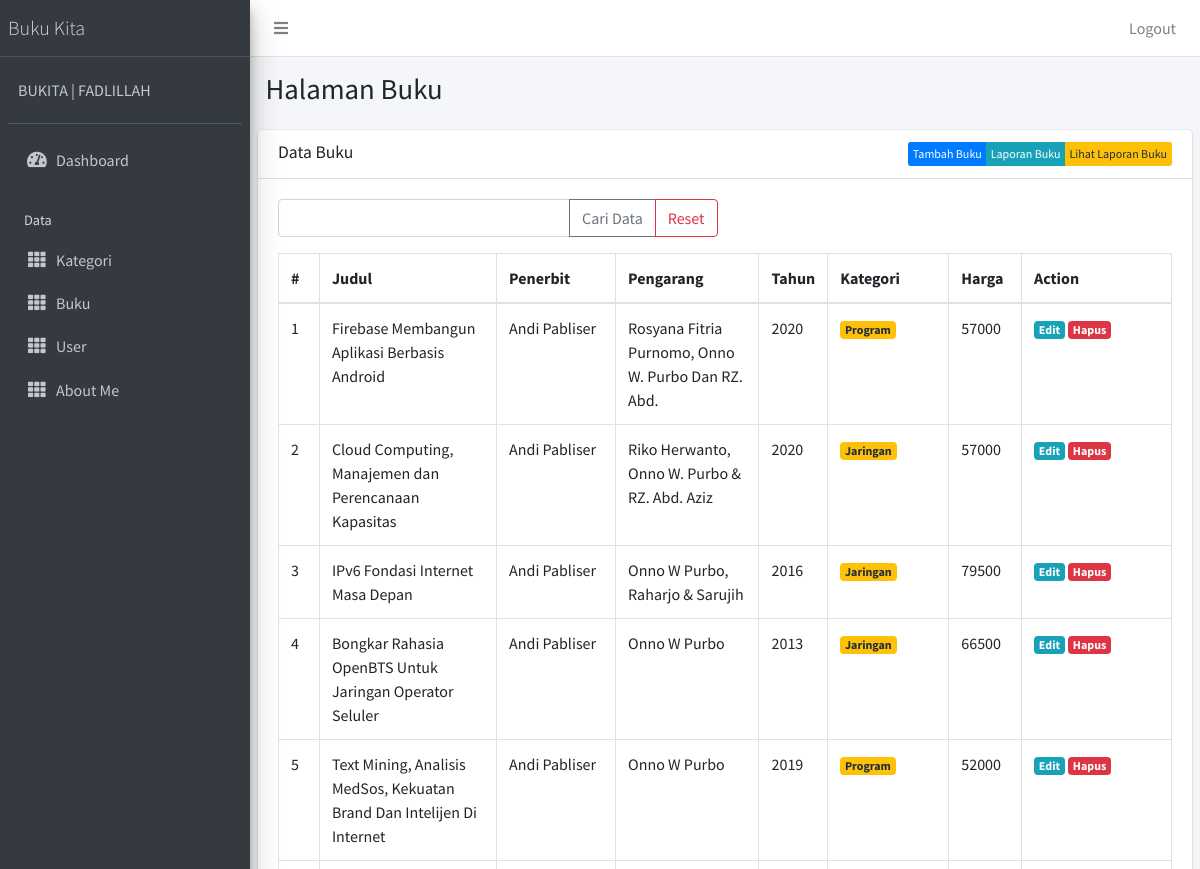
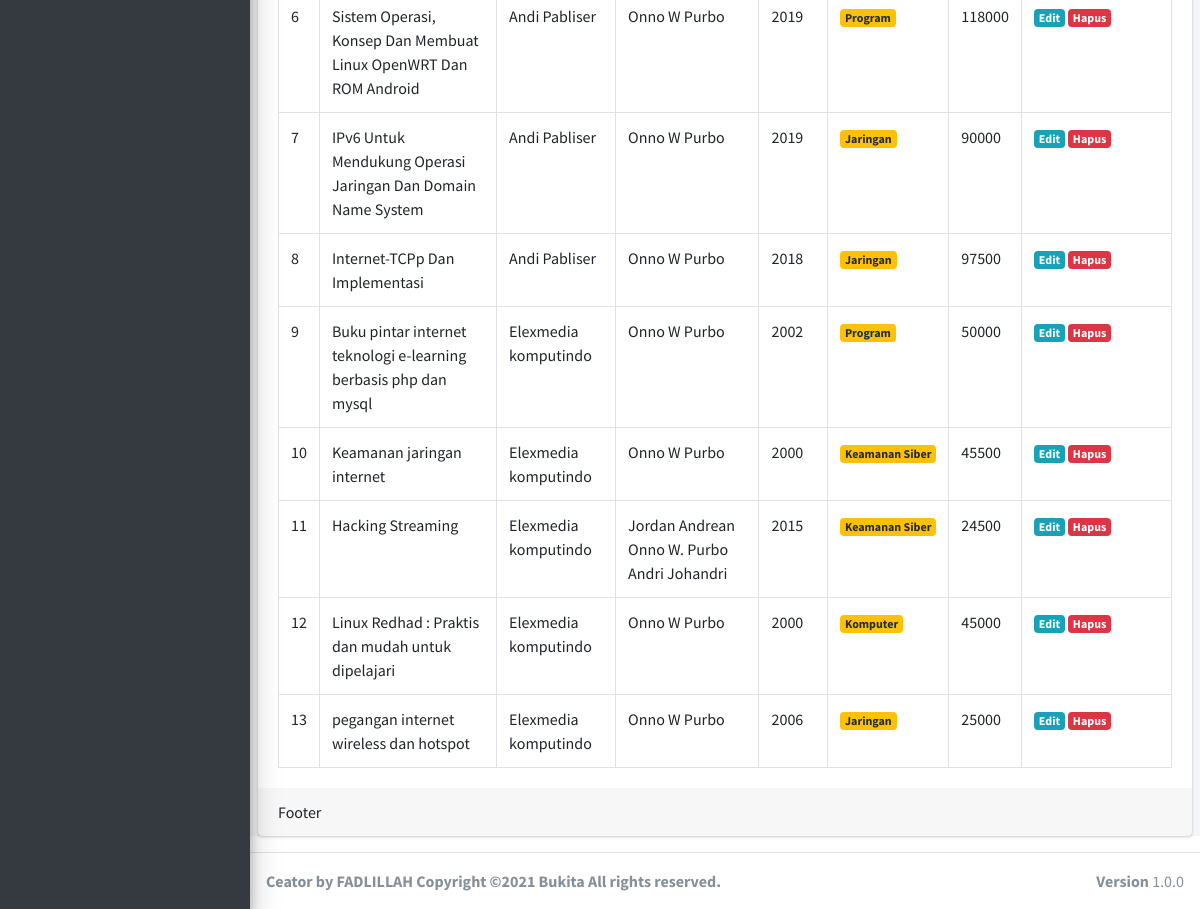
Screenshot of /public/buku (signed in) with the database file from the repository (2 pictures, top to bottom).
### tables this page shows
CREATE TABLE `buku` (
  `id` int(11) NOT NULL,
  `judul` varchar(100) NOT NULL,
  `penerbit` varchar(50) DEFAULT NULL,
  `pengarang` varchar(50) DEFAULT NULL,
  `tahun` varchar(4) DEFAULT NULL,
  `kategori_id` int(11) DEFAULT NULL,
  `harga` int(11) DEFAULT NULL
);

CREATE TABLE `kategori` (
  `id` int(11) NOT NULL,
  `nama_kategori` varchar(50) NOT NULL
);

### app/core/Controller.php (called while the page is built, shortened)
<?php
class Controller{
	public function view($view, $data = [])
	{
		require_once '../app/views/' . $view . '.php';
	}
	public function model($model)
	{
		return new $model;
	}
}

### app/controllers/Buku.php (called while the page is built, shortened)
<?php
class Buku extends Controller {
	public function index()
	{
		$data['title'] = 'Data Buku';
		$data['buku'] = $this->model('BukuModel')->getAllBuku();
		$this->view('buku/index', $data);
	}
}

### app/core/App.php (called while the page is built, shortened)
<?php
class App{
	protected $method = 'index';
	protected $params = [];
	public function __construct(){
		$this->controller = new $this->controller;
		call_user_func_array([$this->controller, $this->method], $this->params);
	}
}

### public/index.php (called while the page is built, shortened)
<?php
$app = new App;

### app/core/Database.php (called while the page is built, shortened)
<?php
class Database{
	private $host = DB_HOST;
	private $user = DB_USER;
	private $pass = DB_PASS;
	private $dbnm = DB_NAME;
	private $dbh;
	private $stmt;
	public function __construct()
	{
		$dsn = 'mysql:host='. $this->host .';dbname='. $this->dbnm;
		$option = [
			PDO::ATTR_PERSISTENT => true,
			PDO::ATTR_ERRMODE => PDO::ERRMODE_EXCEPTION
		];
		try{
			$this->dbh = new PDO($dsn,$this->user,$this->pass, $option);
		}catch(PDOException $e){
			die($e->getMessage());
		}
	}
	public function query($query)
	{
		$this->stmt = $this->dbh->prepare($query);
	}
	public function execute()
	{
		$this->stmt->execute();
	}
	public function resultSet()
	{
		$this->execute();
		return $this->stmt->fetchAll(PDO::FETCH_ASSOC);
	}
}

### app/models/BukuModel.php (called while the page is built, shortened)
<?php
class BukuModel {
	private $table = 'buku';
	private $db;
	public function __construct()
	{
		$this->db = new Database;
	}
	public function getAllBuku()
	{
		$this->db->query("SELECT buku.*, kategori.nama_kategori FROM " . $this->table . " JOIN kategori ON kategori.id = buku.kategori_id");
		return $this->db->resultSet();
	}
}

### app/views/buku/index.php (the view, shortened to what this page needs)
  <div class="content-wrapper">
    <section class="content-header">
      <div class="container-fluid">
        <div class="row mb-2">
          <div class="col-sm-6">
            <h1>Halaman Buku</h1>
          </div>
        </div>
      </div>
    </section>
    <section class="content">
      <div class="card">
        <div class="card-header">
          <h3 class="card-title"><?= $data['title'] ?></h3> <div class="btn-group float-right"><a href="<?= base_url; ?>/buku/tambah" class="btn float-right btn-xs btn btn-primary">Tambah Buku</a><a href="<?= base_url; ?>/buku/laporan" class="btn float-right btn-xs btn btn-info">Laporan Buku</a><a href="<?= base_url; ?>/buku/lihatlaporan" class="btn float-right btn-xs btn btn-warning">Lihat Laporan Buku</a></div>
        </div>
        <div class="card-body">
      <form action="<?= base_url; ?>/buku/cari" method="post">
 <div class="row mb-3">
    <div class="col-lg-6">
      <div class="input-group">
        <input type="text" class="form-control" placeholder="" name="key" >
    <div class="input-group-append">
          <button class="btn btn-outline-secondary" type="submit">Cari Data</button>
          <a class="btn btn-outline-danger" href="<?= base_url; ?>/buku" >Reset</a>
    </div>
  </div>
  </div>
</div>
    </form>
          <table class="table table-bordered">
                  <thead>
                    <tr>
                      <th style="width: 10px">#</th>
                      <th>Judul</th>
                      <th>Penerbit</th>
                      <th>Pengarang</th>
                      <th>Tahun</th>
                      <th>Kategori</th>
                      <th>Harga</th>
                      <th style="width: 150px">Action</th>
                    </tr>
                  </thead>
                  <tbody>
                  <?php $no=1; ?>
                    <?php foreach ($data['buku'] as $row) :?>
                    <tr>
                      <td><?= $no; ?></td>
                      <td><?= $row['judul'];?></td>
                      <td><?= $row['penerbit'];?></td>
                      <td><?= $row['pengarang'];?></td>
                      <td><?= $row['tahun'];?></td>
                      <td><div class="badge badge-warning"><?= $row['nama_kategori'];?></div></td>
                      <td><?= $row['harga'];?></td>
                      <td>
                        <a href="<?= base_url; ?>/buku/edit/<?= $row['id'] ?>" class="badge badge-info">Edit</a> <a href="<?= base_url; ?>/buku/hapus/<?= $row['id'] ?>" class="badge badge-danger" onclick="return confirm('Hapus data?');">Hapus</a>
                      </td>
                    </tr>
                    <?php $no++; endforeach; ?>
                  </tbody>
                </table>
        </div>
        <div class="card-footer">
          Footer
        </div>
      </div>
    </section>
  </div>

### rows the page displays
buku: judul "Firebase Membangun Aplikasi Berbasis Android", penerbit "Andi Pabliser", pengarang "Rosyana Fitria Purnomo, Onno W. Purbo Dan RZ. Abd.", tahun "2020", kategori.nama_kategori "Program", harga "57000"
buku: judul "Cloud Computing, Manajemen dan Perencanaan Kapasitas", penerbit "Andi Pabliser", pengarang "Riko Herwanto, Onno W. Purbo & RZ. Abd. Aziz", tahun "2020", kategori.nama_kategori "Jaringan", harga "57000"
buku: judul "IPv6 Fondasi Internet Masa Depan", penerbit "Andi Pabliser", pengarang "Onno W Purbo, Raharjo & Sarujih", tahun "2016", kategori.nama_kategori "Jaringan", harga "79500"
buku: judul "Bongkar Rahasia OpenBTS Untuk Jaringan Operator Seluler", penerbit "Andi Pabliser", pengarang "Onno W Purbo", tahun "2013", kategori.nama_kategori "Jaringan", harga "66500"
buku: judul "Text Mining, Analisis MedSos, Kekuatan Brand Dan Intelijen Di Internet", penerbit "Andi Pabliser", pengarang "Onno W Purbo", tahun "2019", kategori.nama_kategori "Program", harga "52000"
buku: judul "Sistem Operasi, Konsep Dan Membuat Linux OpenWRT Dan ROM Android", penerbit "Andi Pabliser", pengarang "Onno W Purbo", tahun "2019", kategori.nama_kategori "Program", harga "118000"
buku: judul "IPv6 Untuk Mendukung Operasi Jaringan Dan Domain Name System", penerbit "Andi Pabliser", pengarang "Onno W Purbo", tahun "2019", kategori.nama_kategori "Jaringan", harga "90000"
buku: judul "Internet-TCPp Dan Implementasi", penerbit "Andi Pabliser", pengarang "Onno W Purbo", tahun "2018", kategori.nama_kategori "Jaringan", harga "97500"
buku: judul "Buku pintar internet teknologi e-learning berbasis php dan mysql", penerbit "Elexmedia komputindo", pengarang "Onno W Purbo", tahun "2002", kategori.nama_kategori "Program", harga "50000"
buku: judul "Keamanan jaringan internet", penerbit "Elexmedia komputindo", pengarang "Onno W Purbo", tahun "2000", kategori.nama_kategori "Keamanan Siber", harga "45500"
buku: judul "Hacking Streaming", penerbit "Elexmedia komputindo", pengarang "Jordan Andrean Onno W. Purbo Andri Johandri", tahun "2015", kategori.nama_kategori "Keamanan Siber", harga "24500"
buku: judul "Linux Redhad : Praktis dan mudah untuk dipelajari", penerbit "Elexmedia komputindo", pengarang "Onno W Purbo", tahun "2000", kategori.nama_kategori "Komputer", harga "45000"
buku: judul "pegangan internet wireless dan hotspot", penerbit "Elexmedia komputindo", pengarang "Onno W Purbo", tahun "2006", kategori.nama_kategori "Jaringan", harga "25000"

### other values shown
$data['title'] "Data Buku"
